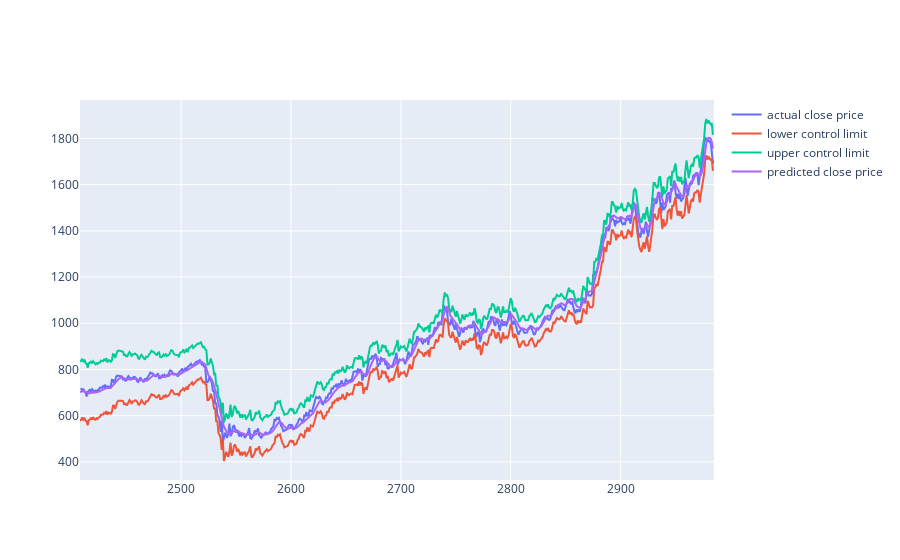

The notebook cell saved with this chart:
### Code cell
fig = go.Figure()
fig.add_trace(go.Scatter(x=data.index[-actual_test_len:], y=y_test[:,0], mode='lines', name='actual close price'))
fig.add_trace(go.Scatter(x=df.index[-actual_test_len:], y=df['lcl'][-actual_test_len:], mode='lines', name='lower control limit'))
fig.add_trace(go.Scatter(x=df.index[-actual_test_len:], y=df['ucl'][-actual_test_len:], mode='lines', name='upper control limit'))
fig.add_trace(go.Scatter(x=df.index[-actual_test_len:], y= y_test_pred[:,0], mode='lines', name='predicted close price'))

### Figure 1 — Plotly figure (JSON) as saved in the notebook; plotly's stock layout.template omitted (floating-point values rounded to 4 significant figures; data arrays with more than 128 entries replaced by an {"elided": "..."} marker saying what was removed)
{"data": [{"mode": "lines", "name": "actual close price", "type": "scatter", "x": {"elided": "577 int values"}, "y": {"elided": "577 float values"}}, {"mode": "lines", "name": "lower control limit", "type": "scatter", "x": {"elided": "577 int values"}, "y": {"elided": "577 float values"}}, {"mode": "lines", "name": "upper control limit", "type": "scatter", "x": {"elided": "577 int values"}, "y": {"elided": "577 float values"}}, {"mode": "lines", "name": "predicted close price", "type": "scatter", "x": {"elided": "577 int values"}, "y": {"elided": "577 float values"}}], "layout": {}}
